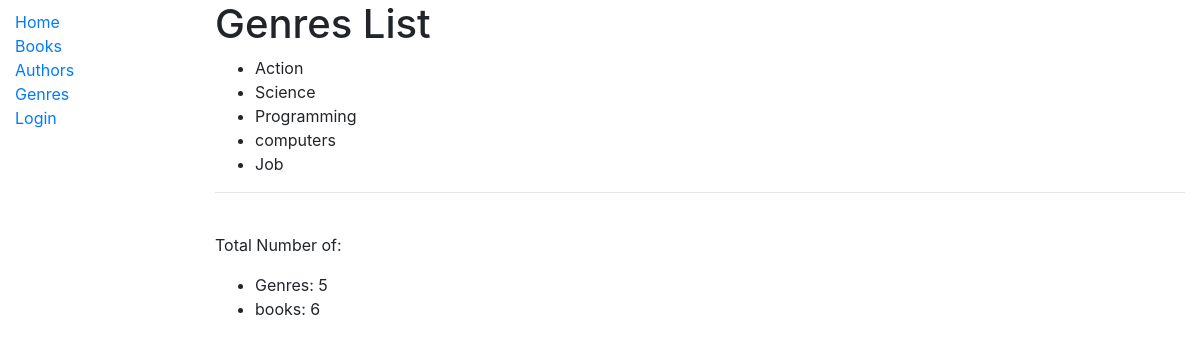
The page /catalog/gener/ on the database its author committed.
### catalog/models.py (models this page shows, shortened)
class Gener(models.Model):
    name = models.CharField(max_length=100,
                            help_text = 'Enter a book genre (e.g. Science Fiction)')

### catalog/views.py (the view)
# urls.py: path('gener/', views.GenerListView.as_view(), name = 'geners'),
class GenerListView(ListView):
    model = Gener
    template_name = 'gener_list.html'
    context_object_name = 'geners'
    def get_context_data(self, **kwargs):
        context = super(GenerListView,self).get_context_data(**kwargs)
        context.update({
            'geners_num' : Gener.objects.all().count,
            'books_num': Book.objects.all().count,
            'num_visits' : self.request.session['num_visits']
        })
        return context
    def get(self, *args, **kwargs):
        num_visits = self.request.session.get('num_visits', 0)
        self.request.session['num_visits'] = num_visits + 1
        return super().get(self.request, *args, **kwargs)

### catalog/templates/gener_list.html (shortened to what this page needs)
{% extends 'base_generic.html' %}
{%block content%}
    <h1>Genres List</h1>
    {% if geners %}
        <ul>
            {% for gener in geners %}
                <li>
                    {{ gener.name }}
                </li>
            {% endfor %}
        </ul>
    {%endif%}
    <hr>
    <br>
    <p>Total Number of:</p>
        <ul>
            <li>Genres: {{geners_num}}</li>
            <li>books: {{books_num}}</li>
        </ul>
{%endblock%}

### rows shown on the page
Gener: name "Action"
Gener: name "Science"
Gener: name "Programming"
Gener: name "computers"
Gener: name "Job"

### other values the page prints
{{ geners_num }} "5"
{{ books_num }} "6"
